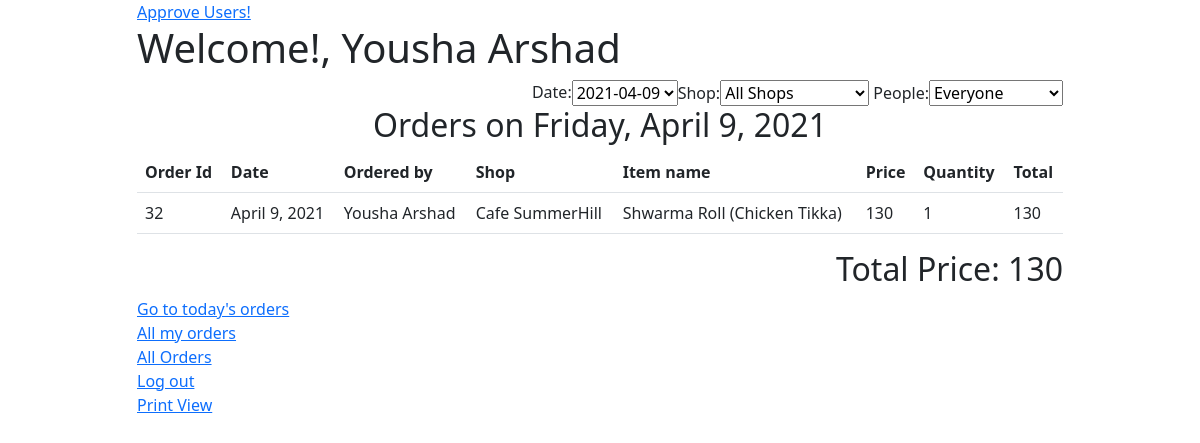
The app's page /khana/8 (signed in) with its own data.
### khana/models.py (models this page shows, shortened)
class Date(models.Model):
    date = models.DateField()

class Order(models.Model):
    quantity = models.IntegerField()
    date_id = models.ForeignKey(Date, on_delete=models.CASCADE, related_name="dates")
    user_id = models.ForeignKey(User, on_delete=models.CASCADE, related_name="users")
    item_id = models.ForeignKey(FoodItem, on_delete=models.DO_NOTHING, related_name="foods")

class FoodItem(models.Model):
    name = models.CharField(max_length=64)
    price = models.IntegerField()
    shop = models.ForeignKey(Shop, on_delete=models.CASCADE, related_name="shops")

class Shop(models.Model):
    name = models.CharField(max_length=64)
    def __str__(self):
        return f'{self.name}'

### khana/views.py (the view, shortened to what this page needs)
# urls.py: path('', khana.views.index),
def index(request, date_id=None):
    if not request.user.is_authenticated:
        return HttpResponseRedirect(reverse('login'))
    if date_id:
        today = datetime.datetime.now().date()
        if Date.objects.filter(date=today).exists():
            date_object = Date.objects.get(date=today)
        else:
            date_object = Date(date=today)
            date_object.save()
        today_id = date_object.id
        if Date.objects.filter(pk=date_id).exists():
            date_object = Date.objects.get(pk=date_id)
            is_today = today == date_object.date
        else:
            return HttpResponseRedirect(reverse('table', args=[date_object.id]))
        date_form = SelectDateForm(default_date=date_object.date)
        all_orders = False
        dates_orders = Order.objects.filter(date_id=date_object)
        date = date_object.date
    people_disabled = False
    if not request.user.is_staff:
        dates_orders = dates_orders.filter(user_id=request.user)
        people_disabled = True
    dates_items = dates_orders.values_list('item_id_id', flat=True).distinct()
    dates_shops = FoodItem.objects.all().filter(id__in=dates_items).values_list('shop_id', flat=True).distinct()
    shops = Shop.objects.filter(pk__in=dates_shops)
    dates_people = dates_orders.values_list('user_id_id', flat=True).distinct()
    peoples = User.objects.filter(pk__in=dates_people)
    sum_price = sum(o.item_id.price*o.quantity for o in dates_orders)
    return render(request, 'khana/index.html', {
        'today_id': today_id,
        'date': date,
        'orders': dates_orders.order_by('-pk'),
        'sum': sum_price,
        'date_form': date_form,
        'is_today': is_today,
        'all_orders': all_orders,
        'filter_form': FilterShopAndPersonForm(shops=shops, peoples=peoples, people_disabled=people_disabled),
    })

### khana/views.py
class SelectDateForm(forms.Form):
    def __init__(self, *args, default_date=None, **kwargs):
        super(SelectDateForm, self).__init__(*args, **kwargs)
        if default_date:
            print(default_date)
            all_dates = Date.objects.exclude(date=default_date).order_by('-date')
            initial_date = Date.objects.get(date=default_date)
            CHOICES_DATE = [(initial_date.id, f'{initial_date.date}')]
            OTHER_DATE = [(date.id, f'{date.date}') for date in all_dates]
            CHOICES_DATE += OTHER_DATE
            CHOICES_DATE += [(0, 'All Dates')]
            CHOICES_DATE = tuple(CHOICES_DATE)
        else:
            all_dates = Date.objects.all().order_by('-date')
            CHOICES_DATE = [(0, 'All Dates')]
            OTHER_DATE = [(date.id, f'{date.date}') for date in all_dates]
            CHOICES_DATE += OTHER_DATE
            CHOICES_DATE = tuple(CHOICES_DATE)
        self.fields['id'] = forms.ChoiceField(choices=CHOICES_DATE, label='Date')
        self.fields['id'].widget.attrs.update({'id': 'date_selector', 'onchange': 'myDateFunction()'})

### khana/templatetags/khana_square.py (called while the page is built)
def date_to_day(value):
    return value.strftime("%A")

def multiply(value, number):
    return value*number

### khana/templates/khana/index.html (shortened to what this page needs)
{% extends "khana/layout.html" %}
{% load khana_square %}
{% block body %}
    {% if request.user.is_superuser %}
    <a href="{% url 'approve' %}">Approve Users!</a>
    {% endif %}
    <h1>Welcome!, {{ request.user.first_name }} {{ request.user.last_name }}</h1>
    <div class="d-flex justify-content-end">
        {{ date_form }}
    <form id="filter_form" action="{% url 'filtered_index' %}" method="post">
        {{ filter_form }}
    </form>
    </div>
    {% if orders %}
    {% if not all_orders %}
        {% if is_today %}
            <h2 class="text-center">Today's Orders- {{ date|date_to_day }}, {{ date }}</h2>
        {% else %}
            <h2 class="text-center">Orders on {{ date|date_to_day }}, {{ date }} </h2>
        {% endif %}
    {% else %}
        <h2 class="text-center">All Orders</h2>
    {% endif %}
    <table class="table" id="orders_table">
        <tr>
            <th>Order Id</th>
            <th>Date</th>
            <th>Ordered by</th>
            <th>Shop</th>
            <th>Item name</th>
            <th>Price</th>
            <th>Quantity</th>
            <th>Total</th>
        </tr>
            {% for order in orders %}
            <tr>
                <td>{{ order.id }}</td>
                <td>{{ order.date_id.date }}</td>
                <td>{{ order.user_id.first_name }} {{ order.user_id.last_name }}</td>
                <td>{{ order.item_id.shop }}</td>
                <td>{{ order.item_id.name }}</td>
                <td>{{ order.item_id.price }}</td>
                <td>{{ order.quantity }}</td>
                <td>{{ order.item_id.price|multiply:order.quantity }}</td>
            </tr>
            {% endfor %}
    </table>
    <h2 style="text-align: right">Total Price: {{ sum }}</h2>
    {% else %}
    <h4>No Orders</h4>
    {% endif %}
    {% if not is_today %}
        <a href="{% url 'index' %}{{ today_id }}">Go to today's orders</a>
    {% endif %}
    {% if request.user.is_staff %}
    <br>
    <a href="{% url 'all_my_orders' %}">All my orders</a>
    {% endif %}
    <br>
    {% if not all_orders %}
    <a href="{% url 'index' %}">All Orders</a>
    <br>
    {% endif %}
    <a href="{% url 'logout' %}">Log out</a>
    {% if request.user.is_staff %}
    <div>
    <a href="{% url 'print_orders' %}">Print View</a>
    </div>
    {% endif %}
{% endblock %}

### records on screen
Date: date "Friday", date "April 9, 2021"
Order: id "32", date_id "April 9, 2021", user_id.first_name "Yousha", user_id.last_name "Arshad", item_id.shop "Cafe SummerHill", item_id.name "Shwarma Roll (Chicken Tikka)", item_id.price "130", quantity "1", item_id.price|multiply "130"

### other values on screen
{{ request.user.first_name }} "Yousha"
{{ request.user.last_name }} "Arshad"
{{ sum }} "130"
